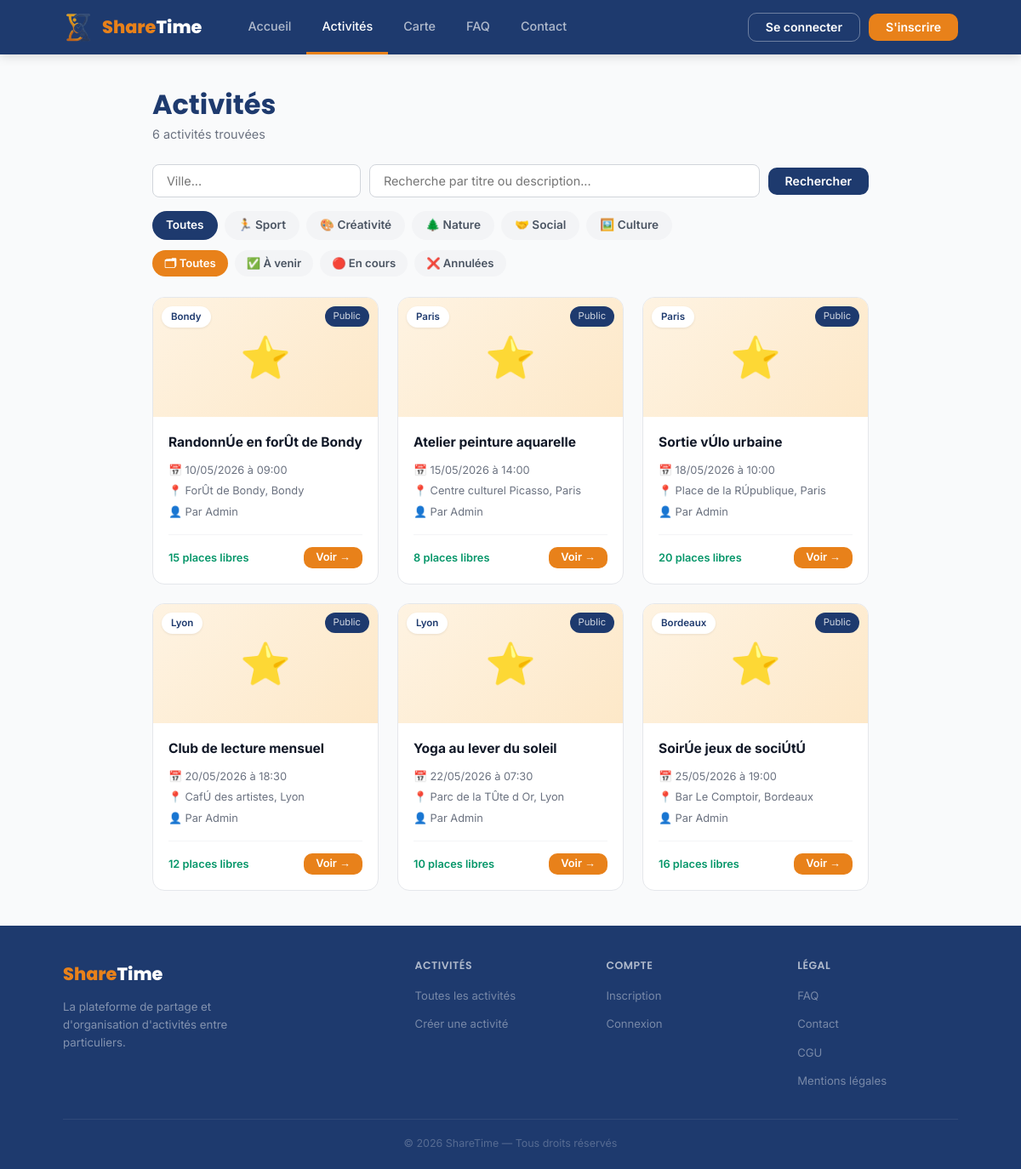
The page /public/?page=activites on the database as committed earlier.
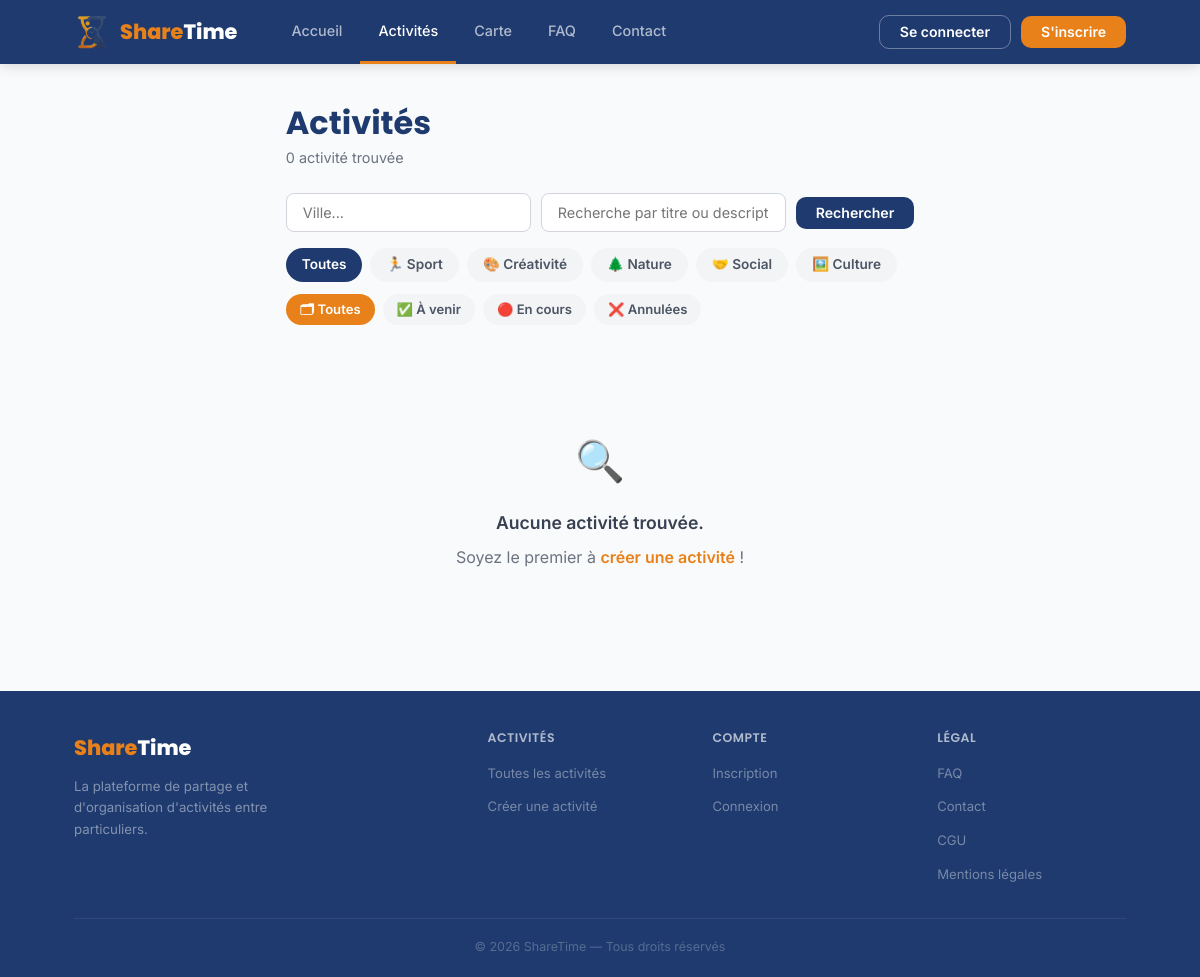
The same page on the database as committed later.
### tables this page shows
CREATE TABLE `activities` (
  `idactivities` int(11) NOT NULL AUTO_INCREMENT,
  `creator_id` int(11) NOT NULL,
  `title` varchar(150) NOT NULL,
  `description` text NOT NULL,
  `photo` varchar(255) DEFAULT NULL,
  `location` varchar(255) DEFAULT NULL,
  `city` varchar(100) DEFAULT NULL,
  `start_time` datetime NOT NULL,
  `end_time` datetime NOT NULL,
  `max_participants` int(11) NOT NULL,
  `visibility` enum('publique','privee') DEFAULT 'publique',
  `category` varchar(20) NOT NULL DEFAULT 'autre',
  `status` enum('active','annulee','terminee') DEFAULT 'active',
  `liste_attente_active` tinyint(1) DEFAULT 0,
  `rappel_actif` tinyint(1) DEFAULT 0,
  `conditions` text DEFAULT NULL,
  `created_at` datetime DEFAULT current_timestamp(),
  PRIMARY KEY (`idactivities`),
  KEY `idx_act_status` (`status`),
  KEY `idx_act_category` (`category`),
  KEY `idx_act_creator` (`creator_id`),
  KEY `idx_act_city` (`city`(50)),
  CONSTRAINT `activities_ibfk_1` FOREIGN KEY (`creator_id`) REFERENCES `users` (`idusers`)
);

CREATE TABLE `users` (
  `idusers` int(11) NOT NULL AUTO_INCREMENT,
  `nom` varchar(100) NOT NULL,
  `prenom` varchar(100) NOT NULL,
  `pseudo` varchar(50) DEFAULT NULL,
  `email` varchar(150) NOT NULL,
  `email_verified` tinyint(1) NOT NULL DEFAULT 0,
  `mot_de_passe` varchar(255) NOT NULL,
  `ville` varchar(100) DEFAULT NULL,
  `bio` text DEFAULT NULL,
  `photo_profil` varchar(255) DEFAULT NULL,
  `note_moyenne` float DEFAULT 0,
  `role` enum('utilisateur','admin','owner') NOT NULL DEFAULT 'utilisateur',
  `is_banned` tinyint(1) NOT NULL DEFAULT 0,
  `date_naissance` date DEFAULT NULL,
  `cgu_acceptees` tinyint(1) NOT NULL DEFAULT 0,
  `cgu_version` varchar(20) DEFAULT NULL,
  `date_creation` datetime DEFAULT current_timestamp(),
  PRIMARY KEY (`idusers`),
  UNIQUE KEY `email` (`email`),
  KEY `idx_users_email` (`email`)
);

### app/helpers.php (called while the page is built, shortened)
<?php
function is_admin(): bool {
    return isset($_SESSION['user']) && in_array($_SESSION['user']['role'], ['admin', 'superadmin']);
}
function is_owner(): bool {
    return isset($_SESSION['user']) && $_SESSION['user']['role'] === 'superadmin';
}

### app/models/Activity.php (called while the page is built, shortened)
<?php
class Activity {
    private $pdo;
    public function __construct($pdo) {
        $this->pdo = $pdo;
    }
    public function getAll($city = '', $user_id = null, $category = '', $status_filter = '', $title = '', $page = 0, $per_page = 0, $exclude_terminated = false) {
        $params = [];
        if ($user_id) {
            $visibility_clause = "(a.visibility = 'publique' OR a.creator_id = :user_id)";
            $params['user_id'] = (int)$user_id;
        } else {
            $visibility_clause = "a.visibility = 'publique'";
        }
        $sql = "SELECT a.*, u.prenom, u.nom, u.pseudo,
                       COALESCE(r_count.nb_inscrits, 0) AS nb_inscrits
                FROM activities a
                JOIN users u ON u.idusers = a.creator_id
                LEFT JOIN (
                    SELECT activity_id, COUNT(*) AS nb_inscrits
                    FROM registrations WHERE status = 'inscrit'
                    GROUP BY activity_id
                ) r_count ON r_count.activity_id = a.idactivities
                WHERE {$visibility_clause}";
        if ($status_filter !== '') {
            $sql .= " AND a.status = :status_filter";
            $params['status_filter'] = $status_filter;
        } elseif ($exclude_terminated) {
            $sql .= " AND a.status != 'terminee'";
        }
        $sql .= " ORDER BY a.start_time ASC";
        if ($per_page > 0 && $page > 0) {
            $offset = ($page - 1) * $per_page;
            $sql .= " LIMIT " . (int)$per_page . " OFFSET " . (int)$offset;
        }
        $stmt = $this->pdo->prepare($sql);
        $stmt->execute($params);
        return $stmt->fetchAll();
    }
    public function countAll($city = '', $user_id = null, $category = '', $status_filter = '', $title = '', $exclude_terminated = false) {
        $params = [];
        if ($user_id) {
            $visibility_clause = "(a.visibility = 'publique' OR a.creator_id = :user_id)";
            $params['user_id'] = (int)$user_id;
        } else {
            $visibility_clause = "a.visibility = 'publique'";
        }
        $sql = "SELECT COUNT(*) FROM activities a WHERE {$visibility_clause}";
        if ($status_filter !== '') {
            $sql .= " AND a.status = :status_filter";
            $params['status_filter'] = $status_filter;
        } elseif ($exclude_terminated) {
            $sql .= " AND a.status != 'terminee'";
        }
        $stmt = $this->pdo->prepare($sql);
        $stmt->execute($params);
        return (int)$stmt->fetchColumn();
    }
}

### public/pages/activites.php (the view, shortened to what the changed rows need)
<main class="container" style="padding:40px 0;">
    <div style="display:flex; align-items:center; justify-content:space-between; margin-bottom:24px; flex-wrap:wrap; gap:16px;">
        <div>
            <h1 style="color:var(--navy); margin-bottom:4px;">Activités</h1>
            <p style="color:var(--gray-500); font-size:0.9rem;">
                <?= $total_count ?> activité<?= $total_count > 1 ? 's' : '' ?> trouvée<?= $total_count > 1 ? 's' : '' ?>
            </p>
        </div>
    </div>
    <form method="get" action="/sharetime/public/" style="margin-bottom:16px; display:flex; gap:10px; flex-wrap:wrap; align-items:center;">
        <input type="text" name="city" value="<?= htmlspecialchars($city_filter) ?>"
               placeholder="Ville..."
               style="padding:10px 16px; border:1.5px solid var(--gray-300); border-radius:8px; font-size:0.9rem; font-family:inherit; min-width:160px;">
        <input type="text" name="search" value="<?= htmlspecialchars($title_filter) ?>"
               placeholder="Recherche par titre ou description..."
               style="padding:10px 16px; border:1.5px solid var(--gray-300); border-radius:8px; font-size:0.9rem; font-family:inherit; flex:1; min-width:180px;">
        <button type="submit" class="btn btn-navy">Rechercher</button>
    </form>
    <?php
    $base_querystring = http_build_query(array_filter([
        'page'   => 'activites',
        'city'   => $city_filter,
        'search' => $title_filter,
        'statut' => $status_filter,
    ]));
    ?>
    <div style="display:flex; gap:8px; flex-wrap:wrap; margin-bottom:12px;">
        <a href="/sharetime/public/?<?= $base_querystring ?>"
           style="padding:6px 16px; border-radius:99px; font-size:0.85rem; font-weight:600; text-decoration:none;
                  background:<?= empty($category_filter) ? 'var(--navy)' : 'var(--gray-100)' ?>;
                  color:<?= empty($category_filter) ? 'white' : 'var(--gray-600)' ?>;">
            Toutes
        </a>
        <?php foreach ($CATEGORY_MAP as $category_slug => [$category_emoji, , $category_label]): if ($category_slug === 'autre') continue;  ?>
        <a href="/sharetime/public/?<?= $base_querystring ?>&category=<?= $category_slug ?>"
           style="padding:6px 16px; border-radius:99px; font-size:0.85rem; font-weight:600; text-decoration:none;
                  background:<?= $category_filter === $category_slug ? 'var(--navy)' : 'var(--gray-100)' ?>;
                  color:<?= $category_filter === $category_slug ? 'white' : 'var(--gray-600)' ?>;">
            <?= $category_emoji ?> <?= $category_label ?>
        </a>
        <?php endforeach; ?>
    </div>
    <?php
    $base_querystring_no_status = http_build_query(array_filter([
        'page'     => 'activites',
        'city'     => $city_filter,
        'search'   => $title_filter,
        'category' => $category_filter,
    ]));
    $status_filter_options = ['' => '🗂 Toutes', 'active' => '✅ À venir', 'en_cours' => '🔴 En cours'];
    $status_filter_options['annulee'] = '❌ Annulées';
    ?>
    <div style="display:flex; gap:8px; flex-wrap:wrap; margin-bottom:24px;">
        <?php foreach ($status_filter_options as $status_slug => $status_chip_label):  ?>
        <a href="/sharetime/public/?<?= $base_querystring_no_status ?><?= $status_slug ? '&statut='.$status_slug : '' ?>"
           style="padding:5px 14px; border-radius:99px; font-size:0.82rem; font-weight:600; text-decoration:none;
                  background:<?= $status_filter === $status_slug ? 'var(--orange)' : 'var(--gray-100)' ?>;
                  color:<?= $status_filter === $status_slug ? 'white' : 'var(--gray-600)' ?>;">
            <?= $status_chip_label ?>
        </a>
        <?php endforeach; ?>
    </div>
    <?php if (empty($activities)):  ?>
        <div style="text-align:center; padding:80px 0; color:var(--gray-500);">
            <p style="font-size:2.5rem; margin-bottom:16px;">🔍</p>
            <p style="font-size:1.1rem; font-weight:600; color:var(--gray-700); margin-bottom:8px;">Aucune activité trouvée.</p>
            <?php if (!empty($city_filter) || !empty($title_filter)):  ?>
                <p>Essayez avec d'autres critères ou
                   <a href="/sharetime/public/?page=activites" style="color:var(--orange); font-weight:600;">voir toutes les activités</a>.
                </p>
            <?php else:  ?>
                <p>Soyez le premier à
                   <a href="/sharetime/public/?page=creer" style="color:var(--orange); font-weight:600;">créer une activité</a> !
                </p>
            <?php endif; ?>
        </div>
    <?php else: ?>
        <div class="cards-grid">
            <?php foreach ($activities as $activity_item):
                $category_info      = $CATEGORY_MAP[$activity_item['category']] ?? $CATEGORY_MAP['autre'];
                $available_places   = $activity_item['max_participants'] - $activity_item['nb_inscrits'];
                $start_datetime     = new DateTime($activity_item['start_time']);
                $organizer_display_name = $activity_item['pseudo'] ?: $activity_item['prenom'];
            ?>
            <a href="/sharetime/public/?page=detail&id=<?= $activity_item['idactivities'] ?>" class="activity-card">
                <?php if (!empty($activity_item['photo'])):  ?>
                <div class="card-image" style="background-image:url('/sharetime/public/uploads/activites/<?= htmlspecialchars($activity_item['photo']) ?>');background-size:cover;background-position:center;">
                <?php else: ?>
                <div class="card-image <?= $category_info[1] ?>">
                    <?= $category_info[0] ?>
                <?php endif; ?>
                    <span class="card-badge"><?= htmlspecialchars($activity_item['city']) ?></span>
                    <span class="card-badge-vis"><?= $activity_item['visibility'] === 'publique' ? 'Public' : 'Privé' ?></span>
                </div>
                <div class="card-body">
                    <div class="card-title"><?= htmlspecialchars($activity_item['title']) ?></div>
                    <div class="card-meta">
                        <span>📅 <?= $start_datetime->format('d/m/Y à H:i') ?></span>
                        <span>📍 <?= htmlspecialchars($activity_item['location']) ?>, <?= htmlspecialchars($activity_item['city']) ?></span>
                        <span>👤 Par <?= htmlspecialchars($organizer_display_name) ?></span>
                    </div>
                    <div class="card-footer">
                        <?php if ($activity_item['status'] !== 'active'):  ?>
                            <span style="color:var(--gray-400); font-size:0.85rem;">—</span>
                        <?php elseif ($available_places <= 0):  ?>
                            <span class="places-full">Complet</span>
                        <?php elseif ($available_places <= 2):  ?>
                            <span class="places-few"><?= $available_places ?> place(s)</span>
                        <?php else:  ?>
                            <span class="places-ok"><?= $available_places ?> places libres</span>
                        <?php endif; ?>
                        <span class="btn btn-sm btn-orange">Voir →</span>
                    </div>
                </div>
            </a>
            <?php endforeach;  ?>
        </div>
    <?php endif; ?>
</main>

Rows that differ between the two databases and show on the page:
removed activities: category "⭐", city "Bondy", visibility "Public", title "RandonnÚe en forÛt de Bondy", start_time "10/05/2026 à 09:00", location "ForÛt de Bondy", creator.pseudo "Admin", max_participants "15"
removed activities: category "⭐", city "Paris", visibility "Public", title "Atelier peinture aquarelle", start_time "15/05/2026 à 14:00", location "Centre culturel Picasso", creator.pseudo "Admin", max_participants "8"
removed activities: category "⭐", city "Paris", visibility "Public", title "Sortie vÚlo urbaine", start_time "18/05/2026 à 10:00", location "Place de la RÚpublique", creator.pseudo "Admin", max_participants "20"
removed activities: category "⭐", city "Lyon", visibility "Public", title "Club de lecture mensuel", start_time "20/05/2026 à 18:30", location "CafÚ des artistes", creator.pseudo "Admin", max_participants "12"
removed activities: category "⭐", city "Lyon", visibility "Public", title "Yoga au lever du soleil", start_time "22/05/2026 à 07:30", location "Parc de la TÛte d Or", creator.pseudo "Admin", max_participants "10"
removed activities: category "⭐", city "Bordeaux", visibility "Public", title "SoirÚe jeux de sociÚtÚ", start_time "25/05/2026 à 19:00", location "Bar Le Comptoir", creator.pseudo "Admin", max_participants "16"
Other text that changed with them:
$total_count: "6" → "0"
text no longer shown: "s s"
text now shown: "🔍 Aucune activité trouvée. Soyez le premier à créer une activité !"
